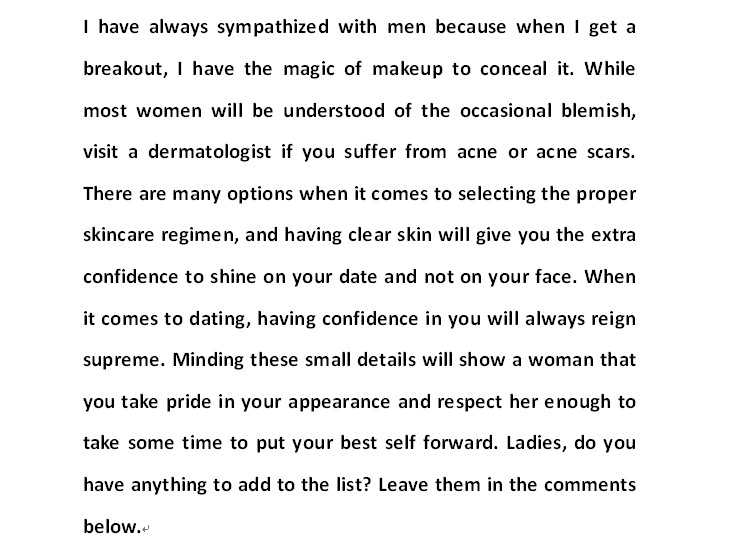
%> input picture Good Project/--download/MatlabImageProcess/Code/第 09 章 基于特征匹配的英文印刷字符识别/image.jpg, 750 x 537 px
$ octave --eval "result = RemoveFogByRetinex(imread('../第 09 章 基于特征匹配的英文印刷字符识别/image.jpg'));"   (GNU Octave 9; MATLAB toolbox functions it lacks are replaced by stand-ins)
%> lines starting %> are read from the running program, lines starting %| are printed output that depends on the picture
function In = RemoveFogByRetinex(f, flag)
% 用Retinex的MSR实现图像去雾
% 输入参数：
%  f——图像矩阵
%  flag——显示标记
% 输出参数：
%  In——结果图像

if nargin < 2
    flag = 1;
end
%提取图像的R、G、B分量
fr = f(:, :, 1);
fg = f(:, :, 2);
fb = f(:, :, 3);
%数据类型归一化
mr = mat2gray(im2double(fr));
mg = mat2gray(im2double(fg));
mb = mat2gray(im2double(fb));
%定义alpha参数
alpha = 1200;
%定义模板大小
n = 128;
%计算中心
n1 = floor((n+1)/2);
for i = 1:n
    for j = 1:n
        %高斯函数
        b(i,j)  = exp(-((i-n1)^2+(j-n1)^2)/(4*alpha))/(pi*alpha);
    end
end
%卷积滤波
nr1 = imfilter(mr,b,'conv', 'replicate');
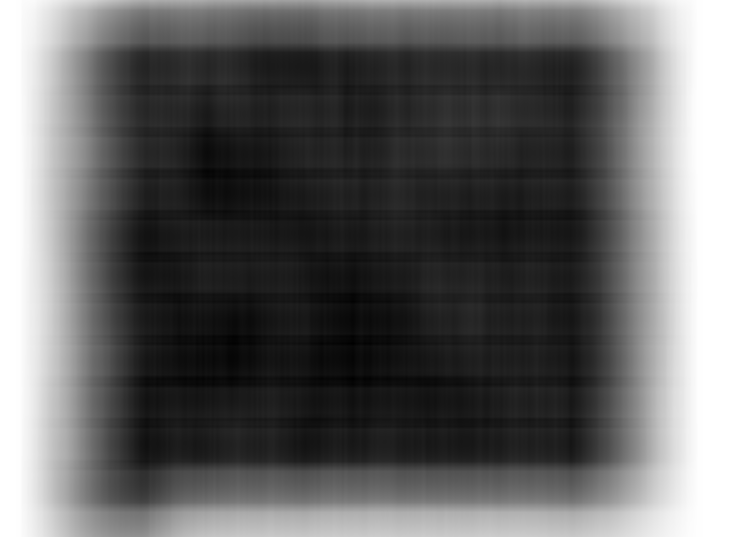
%> nr1: size 537x750 double; min 2.32, max 2.62, mean 2.44; drawn with min black and max white
ng1 = imfilter(mg,b,'conv', 'replicate');
nb1 = imfilter(mb,b,'conv', 'replicate');
ur1 = log(nr1);
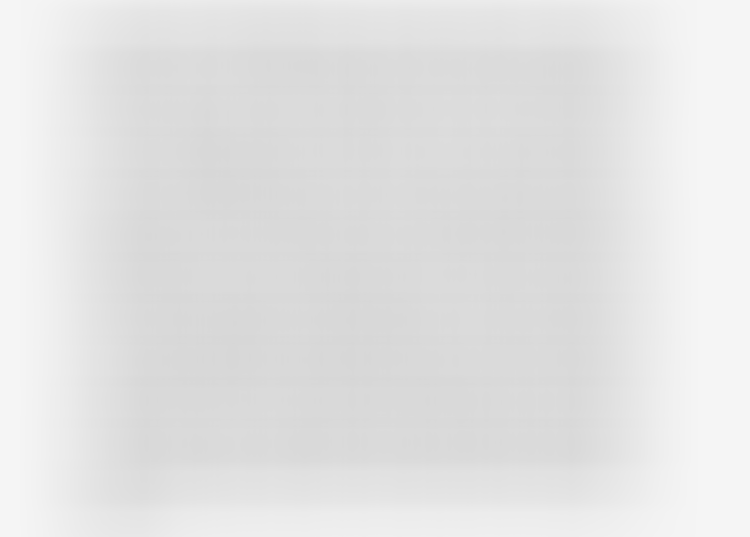
%> ur1: size 537x750 double; min 0.842, max 0.961, mean 0.89
ug1 = log(ng1);
ub1 = log(nb1);
tr1 = log(mr);
tg1 = log(mg);
tb1 = log(mb);
yr1 = (tr1-ur1)/3;
yg1 = (tg1-ug1)/3;
yb1 = (tb1-ub1)/3;
%定义beta参数
beta = 55;
%定义模板大小
x = 32;
%计算中心
x1 = floor((n+1)/2);
for i = 1:n
    for j = 1:n
        %高斯函数
        a(i,j)  = exp(-((i-n1)^2+(j-n1)^2)/(4*beta))/(6*pi*beta);
    end
end
%卷积滤波
nr2 = imfilter(mr,a,'conv', 'replicate');
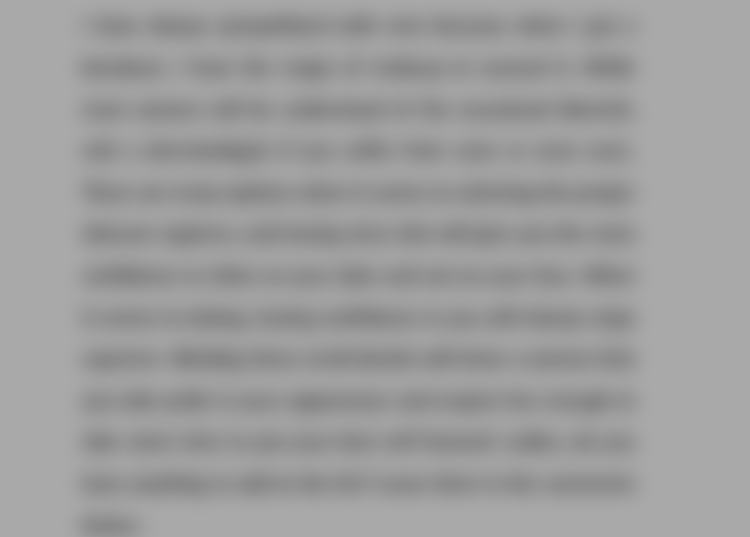
%> nr2: size 537x750 double; min 0.534, max 0.667, mean 0.62
ng2 = imfilter(mg,a,'conv', 'replicate');
nb2 = imfilter(mb,a,'conv', 'replicate');
ur2 = log(nr2);
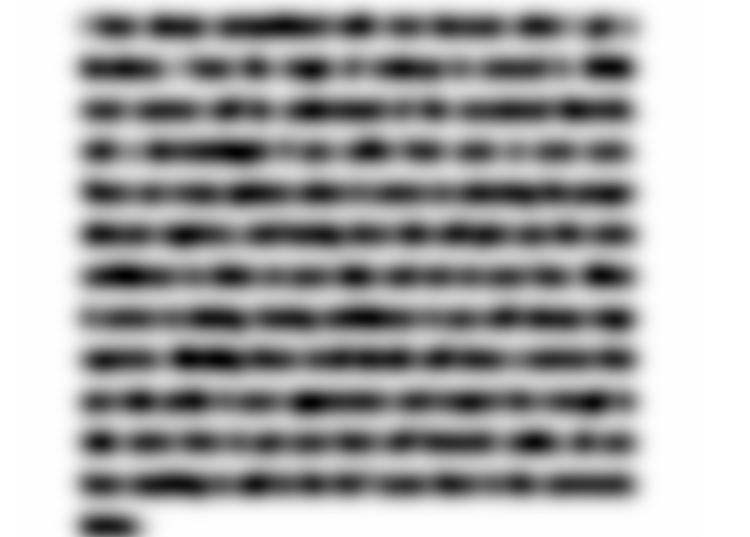
%> ur2: size 537x750 double; min -0.627, max -0.405, mean -0.479; drawn with min black and max white
ug2 = log(ng2);
ub2 = log(nb2);
tr2 = log(mr);
tg2 = log(mg);
tb2 = log(mb);
yr2 = (tr2-ur2)/3;
yg2 = (tg2-ug2)/3;
yb2 = (tb2-ub2)/3;
%定义eta参数
eta = 13944.5;
%定义模板大小
l = 500;
%计算中心
l1 = floor((n+1)/2);
for i = 1:n
    for j = 1:n
        %高斯函数
        e(i,j)  = exp(-((i-n1)^2+(j-n1)^2)/(4*eta))/(4*pi*eta);
    end
end
%卷积滤波
nr3 = imfilter(mr,e,'conv', 'replicate');
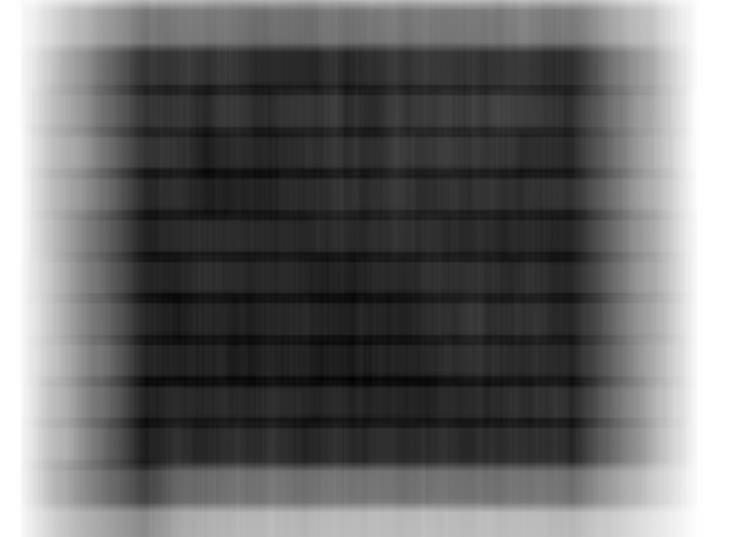
%> nr3: size 537x750 double; min 0.0785, max 0.0891, mean 0.0831; drawn with min black and max white
ng3 = imfilter(mg,e,'conv', 'replicate');
nb3 = imfilter(mb,e,'conv', 'replicate');
ur3 = log(nr3);
ug3 = log(ng3);
ub3 = log(nb3);
tr3 = log(mr);
tg3 = log(mg);
tb3 = log(mb);
yr3 = (tr3-ur3)/3;
yg3 = (tg3-ug3)/3;
yb3 = (tb3-ub3)/3;
dr = yr1+yr2+yr3;
dg = yg1+yg2+yg3;
db = yb1+yb2+yb3;
cr = im2uint8(dr);
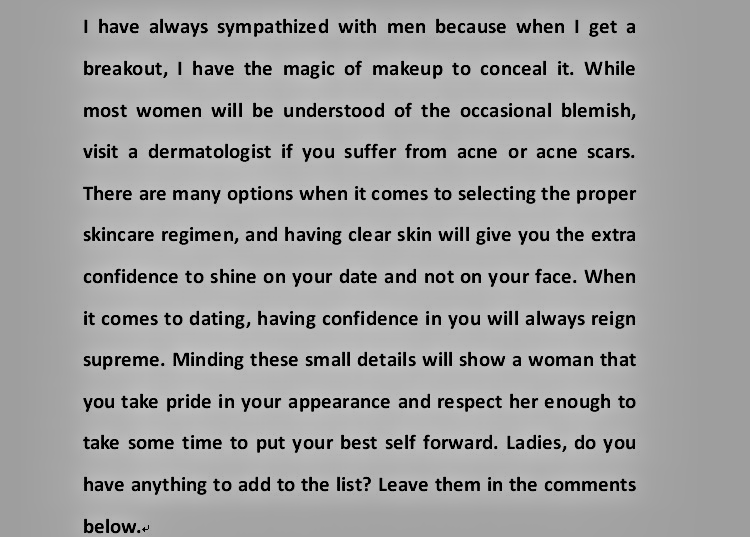
%> cr: size 537x750 uint8; min 0, max 196, mean 161.2
cg = im2uint8(dg);
cb = im2uint8(db);
% 集成处理后的分量得到结果图像
In = cat(3, cr, cg, cb);
%> `result = RemoveFogByRetinex(imread('../第 09 章 基于特征匹配的英文印刷字符识别/image.jp..`:
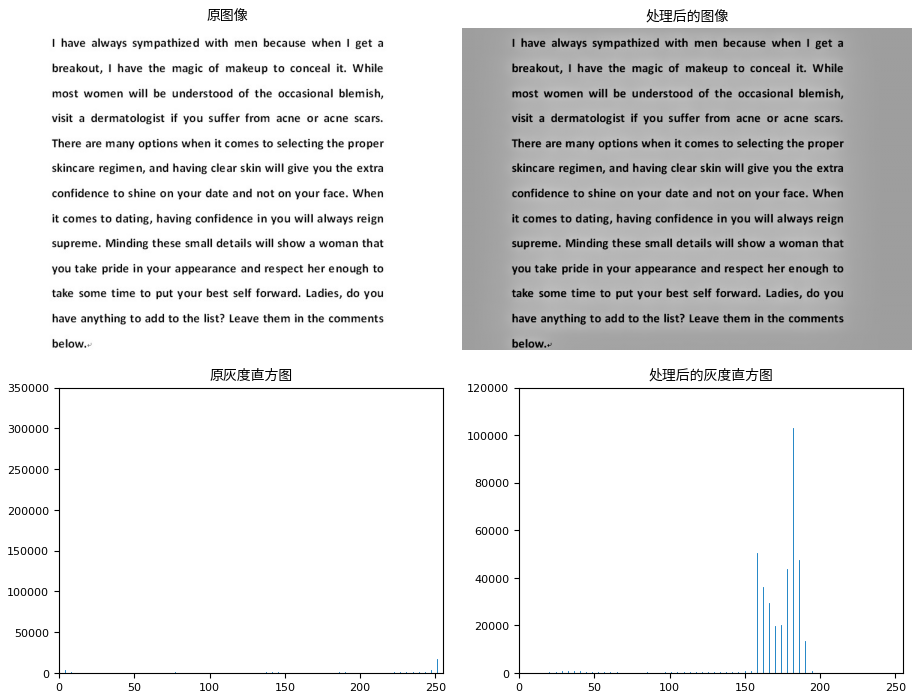
%> figure redrawn from the program's plot data, 4 panels
%结果显示
if flag
    figure;
    subplot(2, 2, 1); imshow(f); title('原图像', 'FontWeight', 'Bold');
    subplot(2, 2, 2); imshow(In); title('处理后的图像', 'FontWeight', 'Bold');
    % 灰度化，用于计算直方图
    Q = rgb2gray(f);
    M = rgb2gray(In);
    subplot(2, 2, 3); imhist(Q, 64); title('原灰度直方图', 'FontWeight', 'Bold');
    subplot(2, 2, 4); imhist(M, 64); title('处理后的灰度直方图', 'FontWeight', 'Bold');
end
